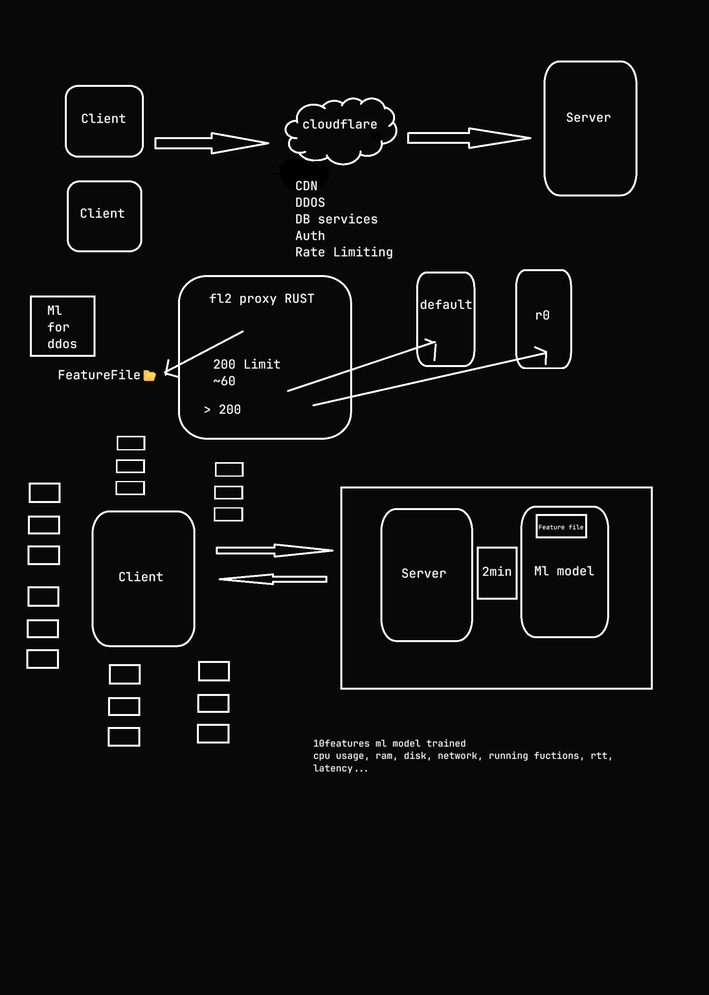
#> input picture dip/cloudflare.png, 709 x 995 px, shrunk from 1804 x 2532 before the run
$ jupyter execute transformation.ipynb
#> lines starting #> are read from the running program, lines starting #| are printed output that depends on the picture; after the words box and inside, x2 and y2 are one past the last pixel; in counts of white or black regions, pixels touching at a corner belong together
[cell 1]
import cv2
import math

[cell 2]
import numpy as np
arr = np.array([[1, 2, 3], [4, 5, 6], [7, 8, 9]])
print(arr)

[cell 3]
img = cv2.imread('cloudflare.png', cv2.IMREAD_GRAYSCALE)
#> img: shape (995, 709); min 0, max 255, mean 15.1

img[:] = 255 - img
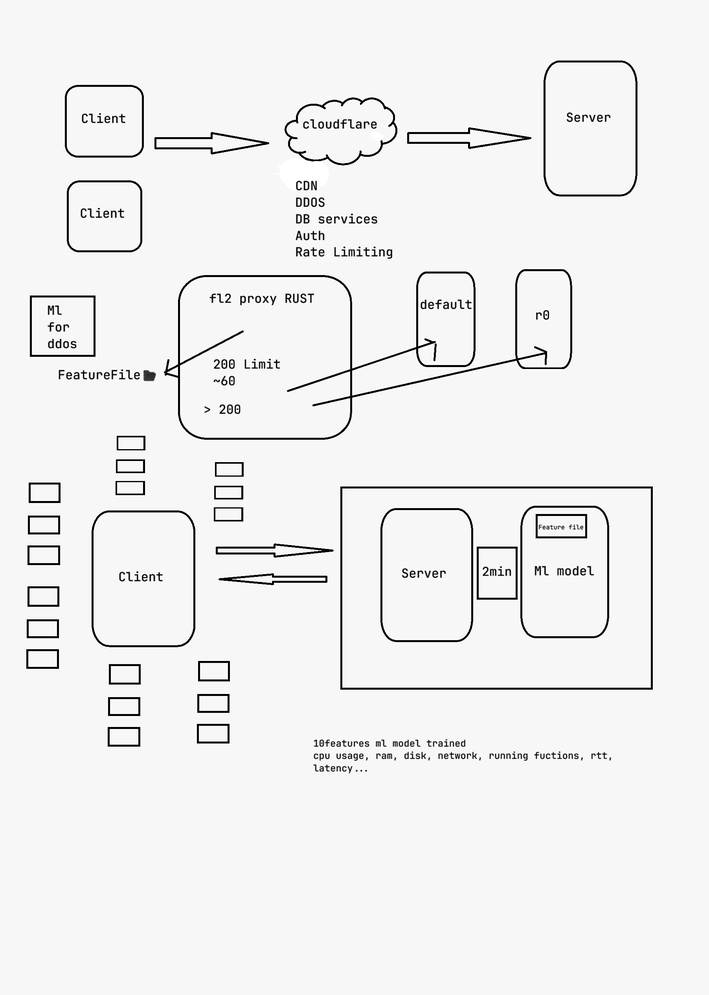
#> img: shape (995, 709); min 0, max 255, mean 239.9
# Invert the grayscale image(White to Black and Black to White)

cv2.imshow('Grayscale Image', img)
cv2.waitKey(0)
cv2.destroyAllWindows()

[cell 4]
img = cv2.imread('cloudflare.png', cv2.IMREAD_GRAYSCALE)

img[:] = img + 50

cv2.imshow('Grayscale Image', img)
cv2.waitKey(0)
cv2.destroyAllWindows()

[cell 5]
img = cv2.imread('cloudflare.png', cv2.IMREAD_GRAYSCALE)

img[:] = img - 50
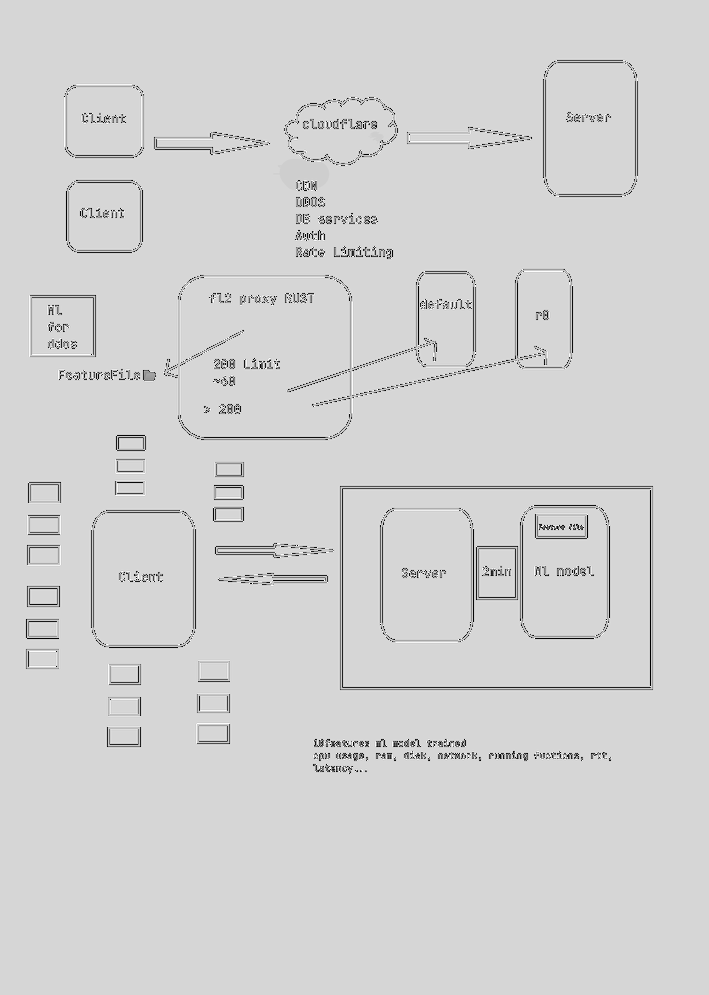
#> img: shape (995, 709); min 0, max 255, mean 210.4

cv2.imshow('Grayscale Image', img)
cv2.waitKey(0)
cv2.destroyAllWindows()

[cell 6]
img = cv2.imread('cloudflare.png', cv2.IMREAD_GRAYSCALE)

print(img.shape)
#| (995, 709)

c = 45

for i in range(img.shape[0]):
    for j in range(img.shape[1]):
        img[i, j] = c * math.log(1 + img[i, j])
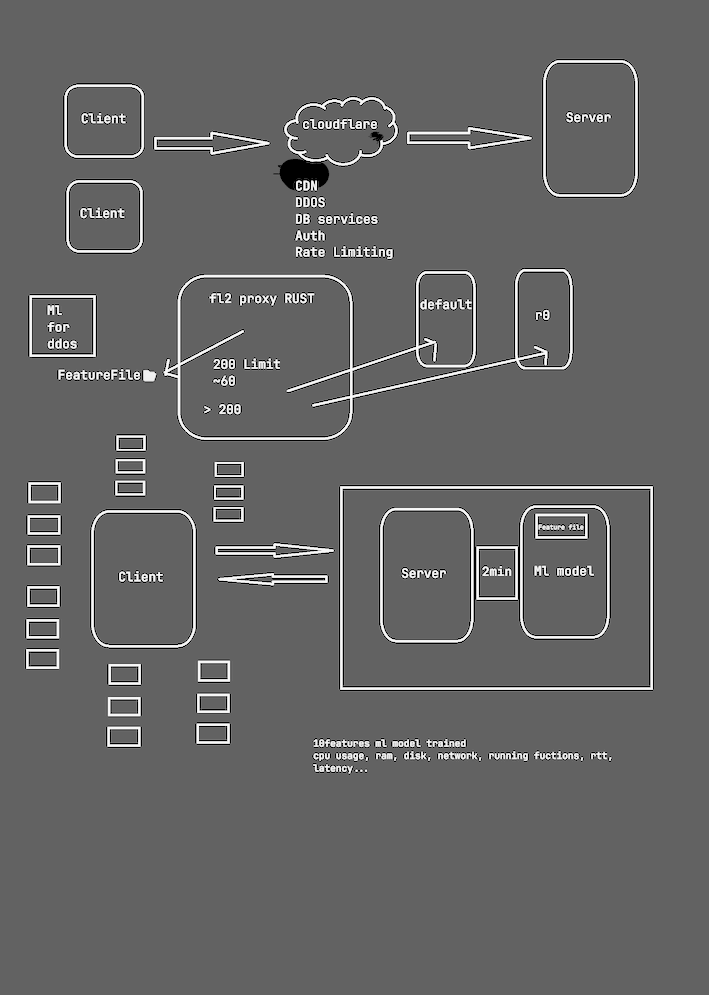
#> img: shape (995, 709); min 0, max 249, mean 101.6

cv2.imshow('Grayscale Image', img)
cv2.waitKey(0)
cv2.destroyAllWindows()

[cell 7]
#Power-Law or Gamma Transformation
img = cv2.imread('cloudflare.png', cv2.IMREAD_GRAYSCALE)
print(img.shape)
#| (995, 709)
gamma = 2#Darken the image
#gamma = 0.5#Lighten the image
for i in range(img.shape[0]):
    for j in range(img.shape[1]):
        img[i, j] = 1 * (img[i, j] ** gamma)
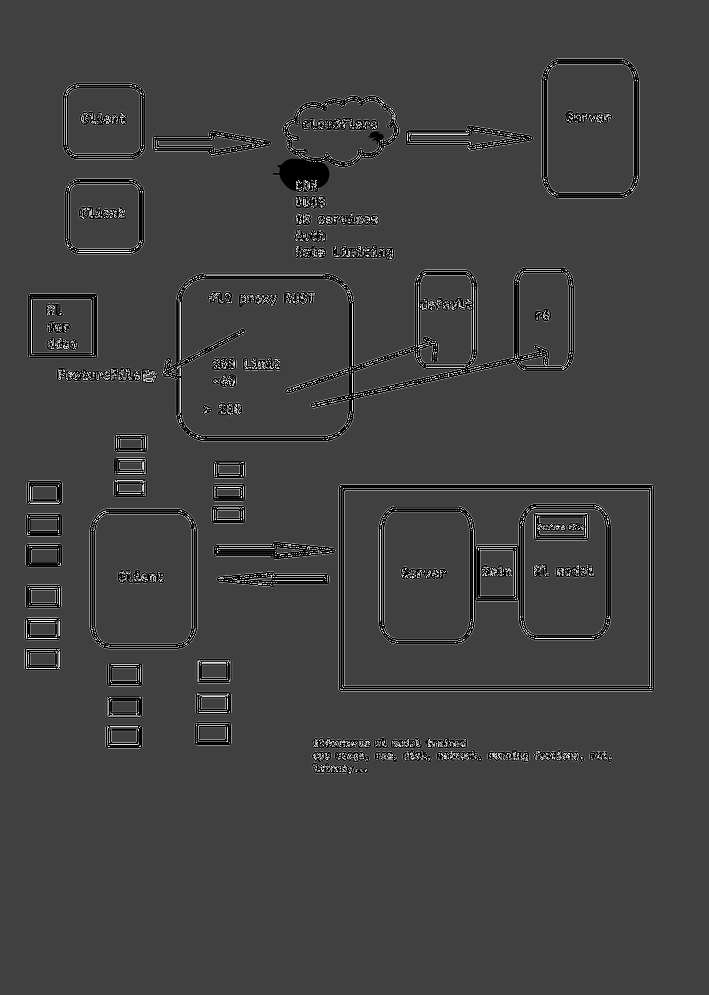
#> img: shape (995, 709); min 0, max 249, mean 64.5
cv2.imshow('Grayscale Image', img)
cv2.waitKey(0)
cv2.destroyAllWindows()

[cell 8]
#Thresholding Transformation
img = cv2.imread('cloudflare.png', cv2.IMREAD_GRAYSCALE)
print(img.shape)
#| (995, 709)
thresh = 128
for i in range(img.shape[0]):
    for j in range(img.shape[1]):
        if img[i, j] < thresh:
            img[i, j] = 0
        else:
            img[i, j] = 255
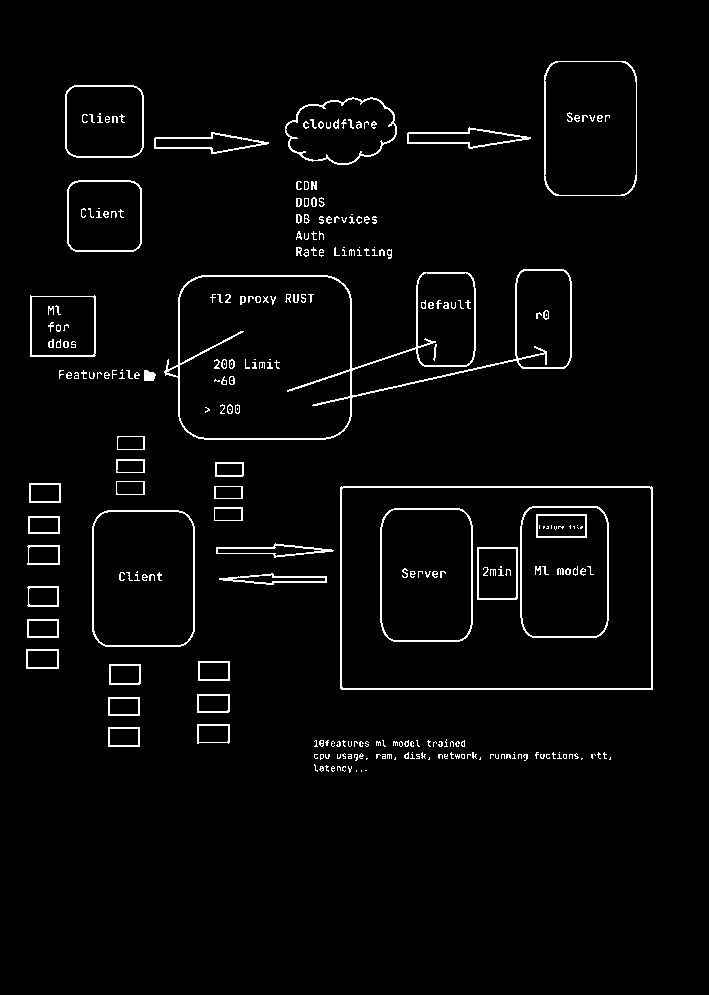
#> img: shape (995, 709); 2.9% white in thin lines or dots, all inside (x1, y1, x2, y2) = (26, 61, 653, 773)
cv2.imshow('Grayscale Image', img)
cv2.waitKey(0)
cv2.destroyAllWindows()
cv2.imwrite('thresholded_cloudflare.png', img)
#> Out = True

[cell 9]
#Gray level Slicing
img = cv2.imread('cloudflare.png', cv2.IMREAD_GRAYSCALE)
print(img.shape)
#| (995, 709)
thresh1 = 100
thresh2 = 200
for i in range(img.shape[0]):
    for j in range(img.shape[1]):
        if thresh1 <= img[i, j] <= thresh2:
            img[i, j] = 255
        else:
            img[i, j] = 0
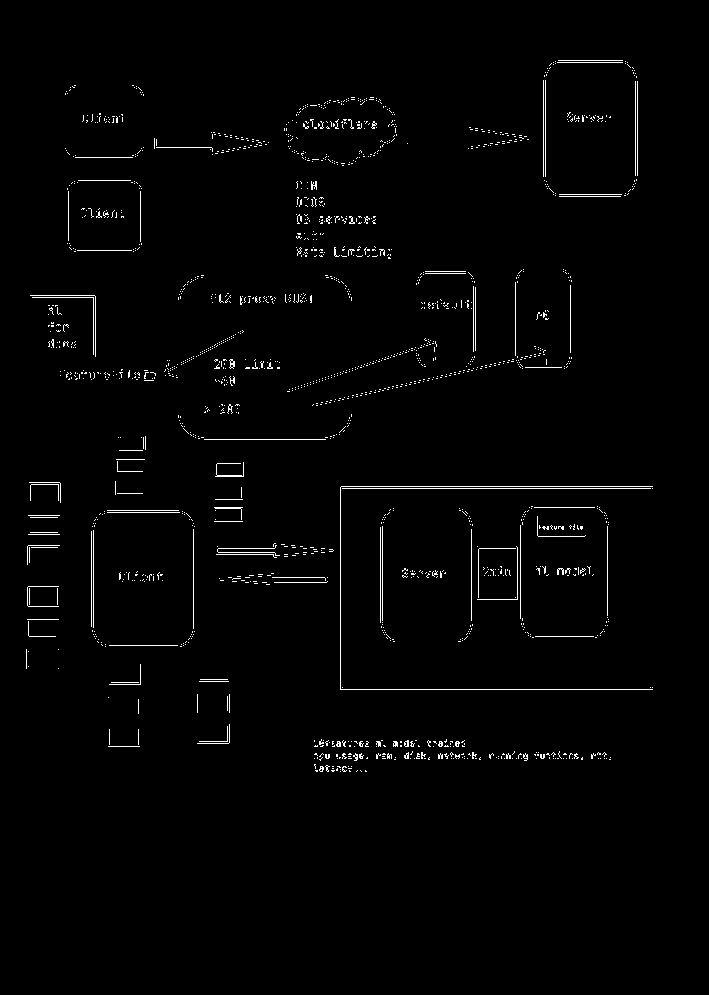
#> img: shape (995, 709); 1.5% white in thin lines or dots, all inside (x1, y1, x2, y2) = (26, 60, 653, 772)
cv2.imshow('Grayscale Image', img)
cv2.waitKey(0)
cv2.destroyAllWindows()
